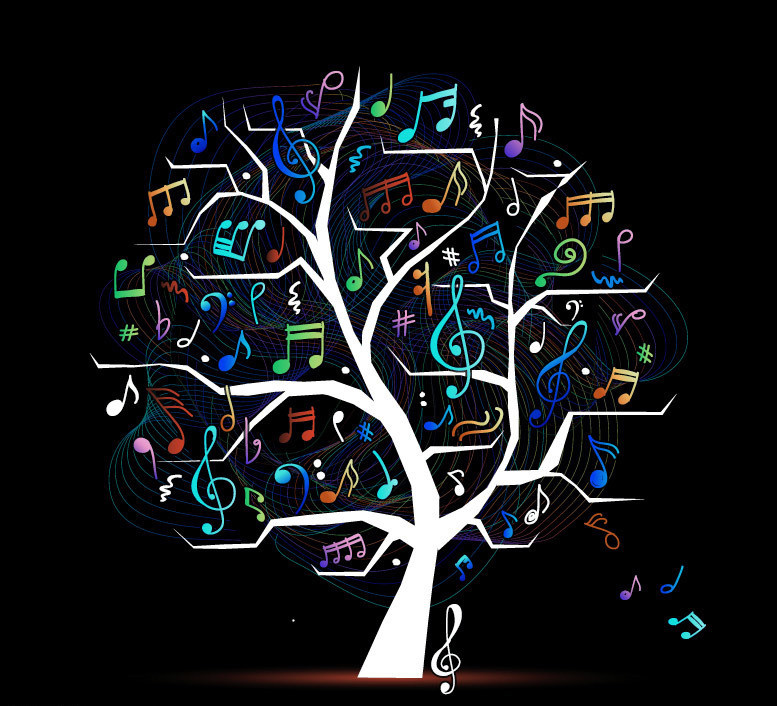
#> input picture picsrc/darkimage.png, 777 x 706 px
$ python 009day.py   (older library calls are emulated)
#> lines starting #> are read from the running program, lines starting #| are printed output that depends on the picture; long printed decimals are rounded
#> in main, src is the input picture: shape (706, 777, 3); mean B, G, R 28.2, 25.6, 23.7
#| (706, 777, 3)
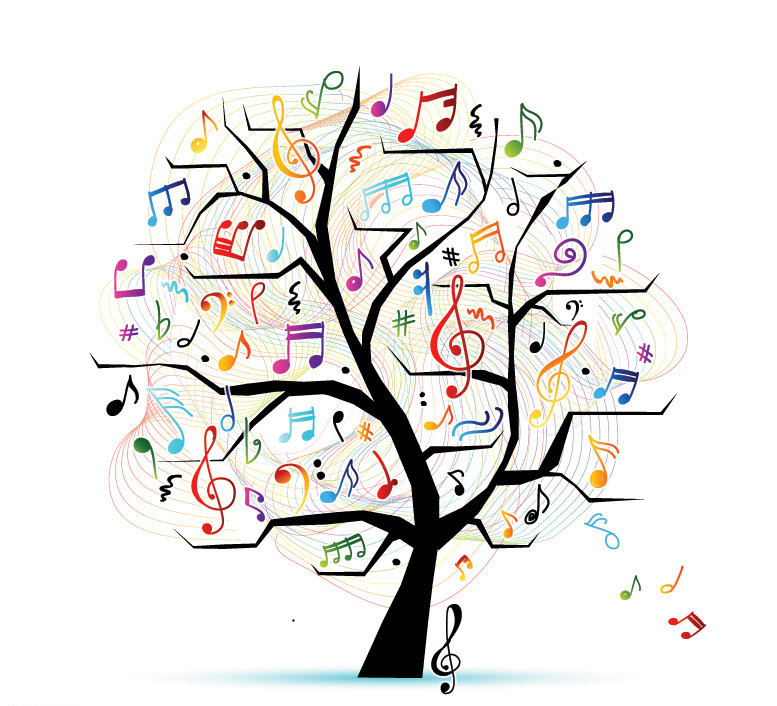
#> input picture picsrc/musictreecut.jpg, 777 x 706 px
#> in main, src1 is the input picture: shape (706, 777, 3); mean B, G, R 226.8, 229.4, 231.3
#| (706, 777, 3)
# -*- coding:utf-8 -*-
import cv2 as cv
import numpy as np
import matplotlib.pyplot as plt

# ********************* 图像直方图及其应用 **********************
"""
Bin的大小 = 图像中不同像素值的个数 / Bin的数目

例如：
    对14位的图像，创建256 个bin直方图

    BIn size = 2^14 / 256 = 64

应用：
1、直方图均衡化：

    直方图均衡化的作用是图像增强。这种方法对于背景和前景都太亮或者太暗的图像非常有用

    第一个问题。均衡化过程中，必须要保证两个条件：①像素无论怎么映射，一定要保证原来的大小关系不变，较亮的区域，依旧是较亮的，较暗依旧暗，只是对比度增大，绝对不能明暗颠倒；②如果是八位图像，那么像素映射函数的值域应在0和255之间的，不能越界。综合以上两个条件，累积分布函数是个好的选择，因为累积分布函数是单调增函数（控制大小关系），并且值域是0到1（控制越界问题），所以直方图均衡化中使用的是累积分布函数。

    第二个问题。累积分布函数具有一些好的性质，那么如何运用累积分布函数使得直方图均衡化？比较概率分布函数和累积分布函数，前者的二维图像是参差不齐的，后者是单调递增的。

    -->全局均衡化：
    -->局部均衡化：

2、直方图比较
    比较依据：
    巴氏距离： 巴氏距离越大，说明越不相似；越小越相似，值完全匹配为0，完全不匹配则为1
    相关性： 越小，越不相似；越大相关性越大，越相似
            (相关性越强，相关系数就会越接近±1，相关性越弱，相关系数越接近0)
    卡方： 越大，说明两张图相差越大
            (卡方比较和相关性比较恰恰相反，相关性比较的值为0，相似度最低，越趋近于1，相似度越低；卡方比较则是，值为0时说明H1= H2，这个时候相似度最高。卡方比较来源于卡方检验，卡方检验就是统计样本的实际观测值与理论推断值之间的偏离程度，实际观测值与理论推断值之间的偏离程度就决定卡方值的大小，卡方值越大，越不符合；卡方值越小，偏差越小，越趋于符合，若两个值完全相等时，卡方值就为0，表明理论值完全符合)
    十字交叉：
"""

# 绘制图像直方图
# cv.calcHist 参数解释   参考网络博文：https://blog.csdn.net/YZXnuaa/article/details/79231817

def image_hist(image):
    color = ('blue', 'green', 'red')
    for i, color in enumerate(color):
        hist = cv.calcHist([image], [i], None, [256], [0, 256])
        plt.plot(hist, color = color, label= color[0])
        plt.xlim([0, 256])
    plt.legend(loc = 'upper right')
    plt.show()


# 全局均衡化
def equalHist(image):
    gray = cv.cvtColor(image, cv.COLOR_RGB2GRAY)
    dst = cv.equalizeHist(gray)
    cv.imshow('equalHist', dst)


# 局部均衡化
def clahe_Hist(image):
    gray = cv.cvtColor(image, cv.COLOR_RGB2GRAY)
    clahe = cv.createCLAHE(clipLimit=5.0, tileGridSize=(8, 8))
    dst = clahe.apply(gray)
    cv.imshow('clahe', dst)


# 得到直方图
def create_rgb_hist(image):
    h, w, c = image.shape
#> h = 706; w = 777; c = 3
    rgbHist = np.zeros([16 * 16 * 16, 1], np.float32)
    bsize = 256 / 16
    for row in range(h):
        for col in range(w):
            b = image[row, col, 0]
            g = image[row, col, 1]
            r = image[row, col, 2]
            index = np.int(b / bsize) * 16 * 16 + np.int(g / bsize) * 16 + np.int(r / bsize)
            rgbHist[np.int(index), 0] = rgbHist[np.int(index), 0] + 1
#> after the loop, rgbHist = 4096 values, max 416157 at index 0, min 0 at index 6, mean 133.9
    return rgbHist


# 直方图比较
def hist_compare(image1, image2):
    hist1 = create_rgb_hist(image1)
#> hist1 has the same summary as rgbHist in create_rgb_hist
    hist2 = create_rgb_hist(image2)
#> hist2 = 4096 values, max 416157 at index 4095, min 0 at index 3, mean 133.9
    plt.plot(hist1)
    plt.plot(hist2)
    match1 = cv.compareHist(hist1, hist2, cv.HISTCMP_BHATTACHARYYA)
#> match1 = 0.733
    match2 = cv.compareHist(hist1, hist2, cv.HISTCMP_CORREL)
#> match2 = 0.14
    match3 = cv.compareHist(hist1, hist2, cv.HISTCMP_CHISQR)
#> match3 = 13372499.1
    match4 = cv.compareHist(hist1, hist2, cv.HISTCMP_INTERSECT)
#> match4 = 73938
    print("巴氏距离:{}, 相关性:{}, 卡方:{}, 十字交叉性:{}".format(match1, match2, match3, match4))
#| 巴氏距离:0.7325, 相关性:0.1404, 卡方:13372499.065, 十字交叉性:73938.0
    plt.show()
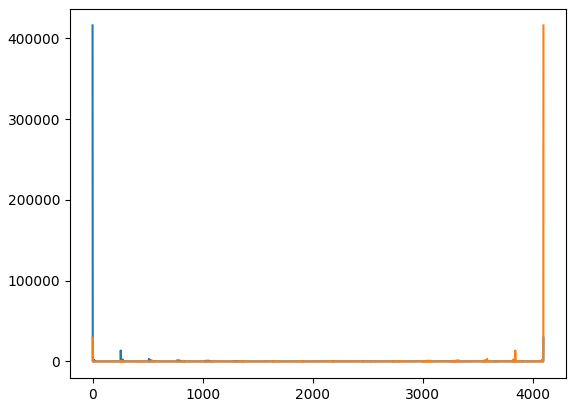
#> figure drawn by matplotlib, 1 panel; curve peaks at x = 0, y = 416157; curve peaks at x = 4095, y = 416157


def main():
    # src = cv.imread('../picsrc/cai.jpg')
    src = cv.imread('../picsrc/darkimage.png')
    print(src.shape)
    cv.namedWindow('People', cv.WINDOW_AUTOSIZE)
    cv.imshow('cai', src)

    t1 = cv.getTickCount()

    # 显示直方图
    # image_hist(src)

    #全局均衡化
    # equalHist(src)

    # 局部均衡化
    # clahe_Hist(src)

    # 直方图比较
    src1 = cv.imread('../picsrc/musictreecut.jpg')
    print(src1.shape)
    cv.imshow('tree', src1)

    hist_compare(src, src1)


    t2 = cv.getTickCount()
    time = (t2 - t1)/cv.getTickFrequency()
    print('Time consume: %f s' % time)


    cv.waitKey(0)  # 程序等待指定的时间后执行以下语句(时间单位为：ms)
    cv.destroyAllWindows()

if __name__ == '__main__':
    main()
